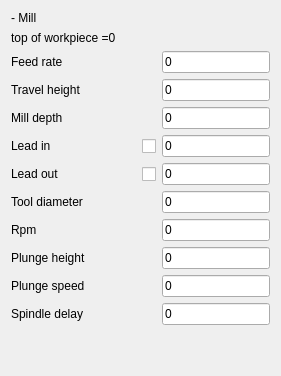
                     <widget class="QWidget" name="page">
                      <layout class="QGridLayout" name="gridLayout_30">
                       <item row="0" column="0">
                        <layout class="QGridLayout" name="gridLayout_29" columnminimumwidth="125,0,0">
                         <item row="5" column="1">
                          <widget class="QCheckBox" name="checkBox_use_lead_in_mill">
                           <property name="sizePolicy">
                            <sizepolicy hsizetype="Preferred" vsizetype="Preferred">
                             <horstretch>0</horstretch>
                             <verstretch>0</verstretch>
                            </sizepolicy>
                           </property>
                           <property name="text">
                            <string/>
                           </property>
                          </widget>
                         </item>
                         <item row="4" column="0">
                          <widget class="QLabel" name="label_87">
                           <property name="text">
                            <string>Mill depth</string>
                           </property>
                          </widget>
                         </item>
                         <item row="7" column="0">
                          <widget class="QLabel" name="label_39">
                           <property name="text">
                            <string>Tool diameter </string>
                           </property>
                          </widget>
                         </item>
                         <item row="9" column="2">
                          <widget class="QLineEdit" name="lineEdit_plungeheight_mill">
                           <property name="sizePolicy">
                            <sizepolicy hsizetype="Preferred" vsizetype="Preferred">
                             <horstretch>0</horstretch>
                             <verstretch>0</verstretch>
                            </sizepolicy>
                           </property>
                           <property name="text">
                            <string>0</string>
                           </property>
                          </widget>
                         </item>
                         <item row="8" column="0">
                          <widget class="QLabel" name="label_42">
                           <property name="text">
                            <string>Rpm</string>
                           </property>
                          </widget>
                         </item>
                         <item row="5" column="2">
                          <widget class="QLineEdit" name="lineEdit_lead_in_mill">
                           <property name="sizePolicy">
                            <sizepolicy hsizetype="Preferred" vsizetype="Preferred">
                             <horstretch>0</horstretch>
                             <verstretch>0</verstretch>
                            </sizepolicy>
                           </property>
                           <property name="text">
                            <string>0</string>
                           </property>
                          </widget>
                         </item>
                         <item row="5" column="0">
                          <widget class="QLabel" name="label_36">
                           <property name="text">
                            <string>Lead in</string>
                           </property>
                          </widget>
                         </item>
                         <item row="6" column="2">
                          <widget class="QLineEdit" name="lineEdit_lead_out_mill">
                           <property name="sizePolicy">
                            <sizepolicy hsizetype="Preferred" vsizetype="Preferred">
                             <horstretch>0</horstretch>
                             <verstretch>0</verstretch>
                            </sizepolicy>
                           </property>
                           <property name="text">
                            <string>0</string>
                           </property>
                          </widget>
                         </item>
                         <item row="6" column="0">
                          <widget class="QLabel" name="label_38">
                           <property name="text">
                            <string>Lead out</string>
                           </property>
                          </widget>
                         </item>
                         <item row="10" column="2">
                          <widget class="QLineEdit" name="lineEdit_plungespeed_mill">
                           <property name="sizePolicy">
                            <sizepolicy hsizetype="Preferred" vsizetype="Preferred">
                             <horstretch>0</horstretch>
                             <verstretch>0</verstretch>
                            </sizepolicy>
                           </property>
                           <property name="text">
                            <string>0</string>
                           </property>
                          </widget>
                         </item>
                         <item row="8" column="2">
                          <widget class="QLineEdit" name="lineEdit_rpm_mill">
                           <property name="sizePolicy">
                            <sizepolicy hsizetype="Preferred" vsizetype="Preferred">
                             <horstretch>0</horstretch>
                             <verstretch>0</verstretch>
                            </sizepolicy>
                           </property>
                           <property name="text">
                            <string>0</string>
                           </property>
                          </widget>
                         </item>
                         <item row="9" column="0">
                          <widget class="QLabel" name="label_7">
                           <property name="text">
                            <string>Plunge height</string>
                           </property>
                          </widget>
                         </item>
                         <item row="7" column="2">
                          <widget class="QLineEdit" name="lineEdit_tooldiameter_mill">
                           <property name="sizePolicy">
                            <sizepolicy hsizetype="Preferred" vsizetype="Preferred">
                             <horstretch>0</horstretch>
                             <verstretch>0</verstretch>
                            </sizepolicy>
                           </property>
                           <property name="text">
                            <string>0</string>
                           </property>
                          </widget>
                         </item>
                         <item row="0" column="0" colspan="3">
                          <widget class="QLabel" name="label_45">
                           <property name="text">
                            <string>- Mill</string>
                           </property>
                          </widget>
                         </item>
                         <item row="11" column="2">
                          <widget class="QLineEdit" name="lineEdit_spindledelay_mill">
                           <property name="sizePolicy">
                            <sizepolicy hsizetype="Preferred" vsizetype="Preferred">
                             <horstretch>0</horstretch>
                             <verstretch>0</verstretch>
                            </sizepolicy>
                           </property>
                           <property name="text">
                            <string>0</string>
                           </property>
                          </widget>
                         </item>
                         <item row="3" column="0">
                          <widget class="QLabel" name="label_35">
                           <property name="text">
                            <string>Travel height</string>
                           </property>
                          </widget>
                         </item>
                         <item row="2" column="0">
                          <widget class="QLabel" name="label_32">
                           <property name="text">
                            <string>Feed rate</string>
                           </property>
                          </widget>
                         </item>
                         <item row="4" column="2">
                          <widget class="QLineEdit" name="lineEdit_workheight_mill">
                           <property name="sizePolicy">
                            <sizepolicy hsizetype="Preferred" vsizetype="Preferred">
                             <horstretch>0</horstretch>
                             <verstretch>0</verstretch>
                            </sizepolicy>
                           </property>
                           <property name="text">
                            <string>0</string>
                           </property>
                          </widget>
                         </item>
                         <item row="10" column="0">
                          <widget class="QLabel" name="label_52">
                           <property name="text">
                            <string>Plunge speed </string>
                           </property>
                          </widget>
                         </item>
                         <item row="3" column="2">
                          <widget class="QLineEdit" name="lineEdit_travelheight_mill">
                           <property name="sizePolicy">
                            <sizepolicy hsizetype="Preferred" vsizetype="Preferred">
                             <horstretch>0</horstretch>
                             <verstretch>0</verstretch>
                            </sizepolicy>
                           </property>
                           <property name="text">
                            <string>0</string>
                           </property>
                          </widget>
                         </item>
                         <item row="2" column="2">
                          <widget class="QLineEdit" name="lineEdit_feedrate_mill">
                           <property name="sizePolicy">
                            <sizepolicy hsizetype="Preferred" vsizetype="Preferred">
                             <horstretch>0</horstretch>
                             <verstretch>0</verstretch>
                            </sizepolicy>
                           </property>
                           <property name="text">
                            <string>0</string>
                           </property>
                          </widget>
                         </item>
                         <item row="11" column="0">
                          <widget class="QLabel" name="label_53">
                           <property name="text">
                            <string>Spindle delay</string>
                           </property>
                          </widget>
                         </item>
                         <item row="6" column="1">
                          <widget class="QCheckBox" name="checkBox_use_lead_out_mill">
                           <property name="sizePolicy">
                            <sizepolicy hsizetype="Preferred" vsizetype="Preferred">
                             <horstretch>0</horstretch>
                             <verstretch>0</verstretch>
                            </sizepolicy>
                           </property>
                           <property name="text">
                            <string/>
                           </property>
                          </widget>
                         </item>
                         <item row="1" column="0" colspan="3">
                          <widget class="QLabel" name="label_90">
                           <property name="text">
                            <string>top of workpiece =0</string>
                           </property>
                          </widget>
                         </item>
                        </layout>
                       </item>
                       <item row="1" column="0">
                        <spacer name="verticalSpacer_7">
                         <property name="orientation">
                          <enum>Qt::Vertical</enum>
                         </property>
                         <property name="sizeHint" stdset="0">
                          <size>
                           <width>20</width>
                           <height>40</height>
                          </size>
                         </property>
                        </spacer>
                       </item>
                      </layout>
                     </widget>
